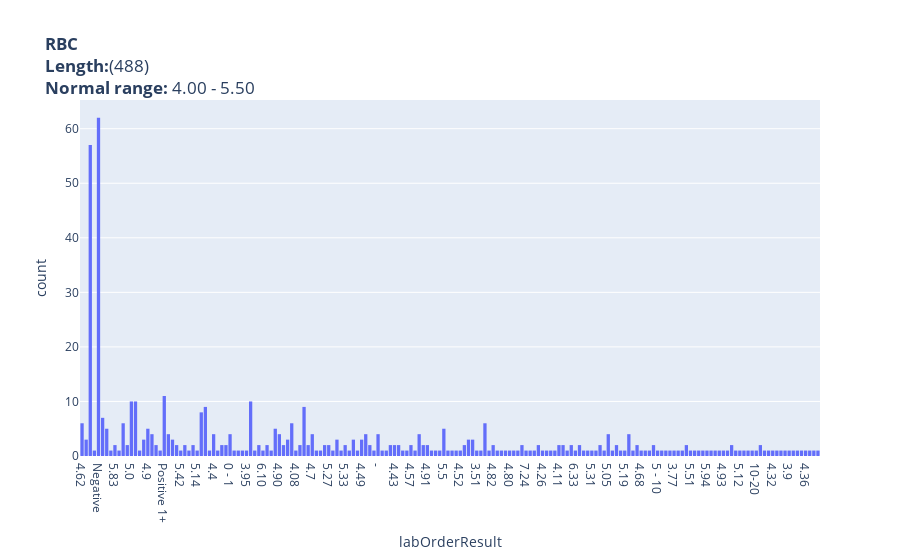

Source (notebook cell):
### Markdown cell above
#### Before

### Code cell
df = selected_lab_df.loc[selected_lab_df['labItemsNameRef'] == 'RBC'] 
df_len = df.shape[0]
lab_name = 'RBC'
normal_range = '4.00 - 5.50'
fig1 = px.histogram(data_frame = df,x = "labOrderResult" ,title=f'<b>{lab_name}</b><br><b>Length:</b>({df_len})<br><b>Normal range:</b> {normal_range}')

fig1.show()

### Figure 1 — Plotly figure (JSON) as saved in the notebook; plotly's stock layout.template omitted (floating-point values rounded to 4 significant figures; data arrays with more than 128 entries replaced by an {"elided": "..."} marker saying what was removed)
{"data": [{"alignmentgroup": "True", "bingroup": "x", "hovertemplate": "labOrderResult=%{x}<br>count=%{y}<extra></extra>", "legendgroup": "", "marker": {"color": "#636efa", "pattern": {"shape": ""}}, "name": "", "offsetgroup": "", "orientation": "v", "showlegend": false, "type": "histogram", "x": {"elided": "488 str values"}, "xaxis": "x", "yaxis": "y"}], "layout": {"autosize": true, "barmode": "relative", "legend": {"tracegroupgap": 0}, "title": {"text": "<b>RBC</b><br><b>Length:</b>(488)<br><b>Normal range:</b> 4.00 - 5.50"}, "xaxis": {"anchor": "y", "autorange": true, "domain": [0, 1], "range": [-0.5, 179.5], "title": {"text": "labOrderResult"}, "type": "category"}, "yaxis": {"anchor": "x", "autorange": true, "domain": [0, 1], "range": [0, 65.26], "title": {"text": "count"}}}}
